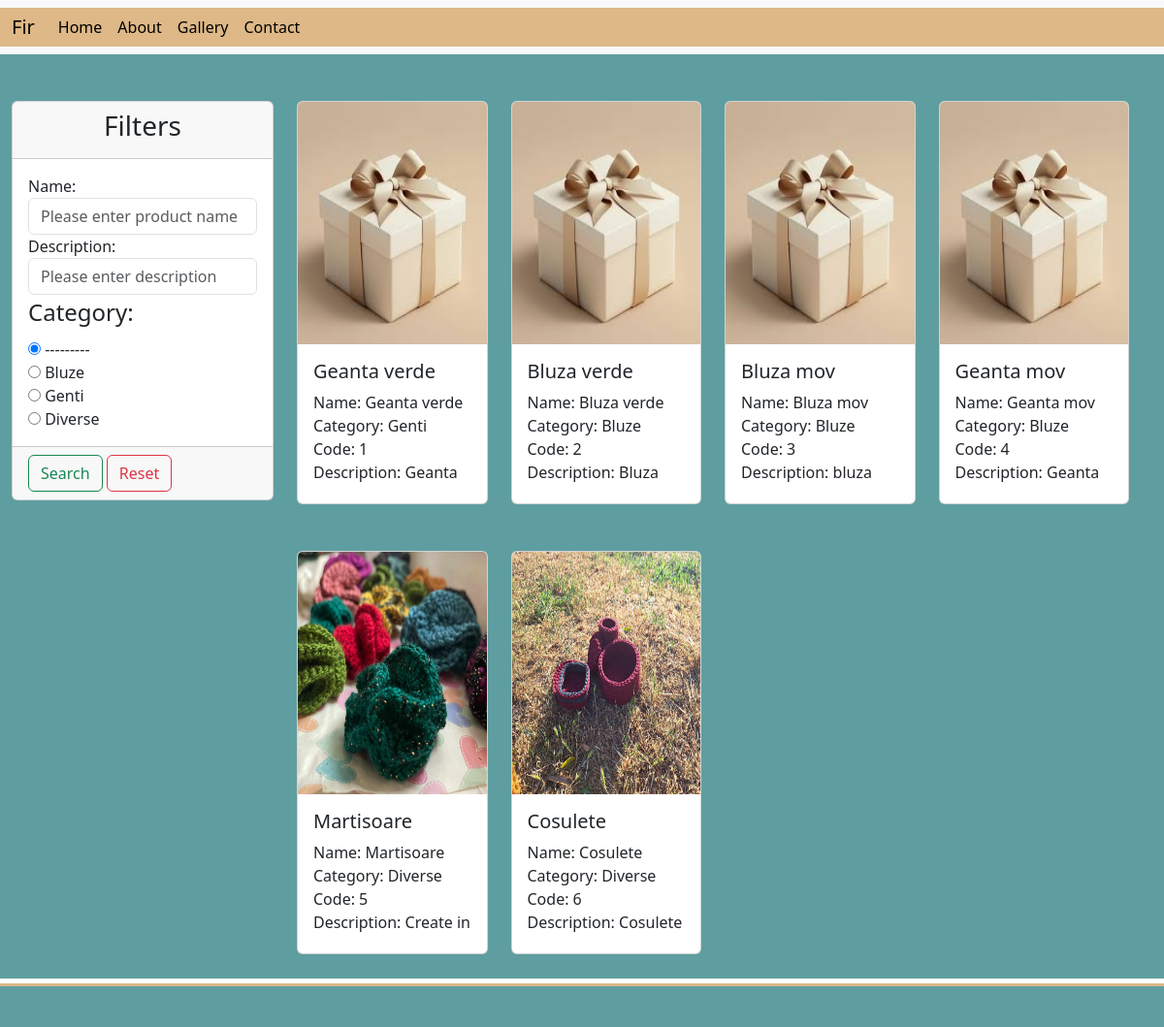
Page /gallery/ on the committed database.
### products/models.py (models this page shows)
class Category(models.Model):
    name = models.CharField(max_length=255)
    def __str__(self):
        return self.name

class Product(models.Model):
    name = models.CharField(max_length=255)
    description = models.TextField()
    image = models.ImageField(upload_to='static/products/')
    category = models.ForeignKey(Category, on_delete=models.CASCADE)
    code = models.CharField(max_length=10, unique=True)  # id that will be shown in the website
    def __str__(self):
        return self.name

### products/views.py (the view)
# urls.py: path('gallery/', views.ProductListView.as_view(), name='gallery_page'),
class ProductListView(ListView):
    template_name = 'gallery/gallery.html'
    model = Product
    context_object_name = 'all_products'
    def get_queryset(self):
        return Product.objects.filter()
    def get_context_data(self, **kwargs):
        data = super().get_context_data(**kwargs)
        products = Product.objects.filter()
        myFilter = ProductFilter(self.request.GET, queryset=products)
        products = myFilter.qs
        data['all_products'] = products
        data['filters'] = myFilter.form
        return data

### templates/gallery/gallery.html (shortened to what this page needs)
{% extends 'base.html' %}
{% load static %}
{% block content %}
    <div class="container-fluid">
        <div class="row" style="background-color: cadetblue; padding-bottom: 25px">
            <div class="row">
                <div class="col-md-3 gy-5">
                    <div class="card">
                        <div class="card-header">
                            <h3 class="text-center">Filters</h3>
                        </div>
                        <form method="get">
                            <div class="card-body">
                                {{ filters }}
                            </div>
                            <div class="card-footer">
                                <button type="submit" class="btn btn-outline-success">Search</button>
                                <a href="{% url 'gallery_page' %}" class="btn btn-outline-danger">Reset</a>
                            </div>
                        </form>
                    </div>
                </div>
                <div class="col-md-9">
                <div class="row">
                    {% if all_products %}
                        {% for product in all_products %}
                            <div class="col-md-3 gy-5">
                                <div class="card" >
                                    <a href="{{ product.image.url }}"><img src="{{ product.image.url }}" class="card-img-top" alt="gallery image" height="250"></a>
                                  <div class="card-body">
                                    <h5 class="card-title">{{ product }}</h5>
                                      <div style="overflow-y: auto; height: 100px">
                                        <p class="card-text">
                                            Name: {{ product.name }} <br>
                                            Category: {{ product.category }} <br>
                                            Code: {{ product.code }} <br>
                                            Description: {{ product.description }} <br>
                                        </p>
                                      </div>
                                  </div>
                                </div>
                            </div>
                        {% endfor %}
                    {% else %}
                        <div class="text-center">
                            No data available
                        </div>
                    {% endif %}
                </div>
            </div>
            </div>
        </div>
    </div>
{% endblock %}

### templates/base.html (shortened to what this page needs)
{% load static %}
<!DOCTYPE html>
<html lang="en">
<head>
    <link rel="stylesheet" href="{% static 'css/my_style.css' %}">
    <link href="https://cdn.jsdelivr.net/npm/bootstrap@5.3.3/dist/css/bootstrap.min.css" rel="stylesheet">
</head>
<body>
{% include 'navbar.html' %}
{% block content %} {% endblock %}
<div class="row" style="background-color: burlywood; margin-top: 5px"> <p style="text-align: center; margin-top: 5px"> © 2024 Esgeea. All rights reserved. </p></div>
</body>
</html>

### templates/navbar.html (shortened to what this page needs)
<nav class="navbar navbar-expand-lg bg-body-tertiary">
  <div class="container-fluid" style="background-color: burlywood">
    <a class="navbar-brand" href="#">Fir</a>
    <div class="collapse navbar-collapse" id="navbarNavAltMarkup">
      <div class="navbar-nav">
        <a class="nav-link active" aria-current="page" href="{% url 'home_page' %}">Home</a>
        <a class="nav-link active" aria-current="page" href="{% url 'about_page' %}">About</a>
        <a class="nav-link active" aria-current="page" href="{% url 'gallery_page' %}">Gallery</a>
        <a class="nav-link active" aria-current="page" href="{% url 'contact_page' %}">Contact</a>
      </div>
    </div>
  </div>
</nav>

### rows in the picture
Product: image (picture), name "Geanta verde", category "Genti", code "1", description "Geanta…"
Product: image (picture), name "Bluza verde", category "Bluze", code "2", description "Bluza…"
Product: image (picture), name "Bluza mov", category "Bluze", code "3", description "bluza…"
Product: image (picture), name "Geanta mov", category "Bluze", code "4", description "Geanta…"
Product: image (picture), name "Martisoare", category "Diverse", code "5", description "Create in…"
Product: image (picture), name "Cosulete", category "Diverse", code "6", description "Cosulete…"
